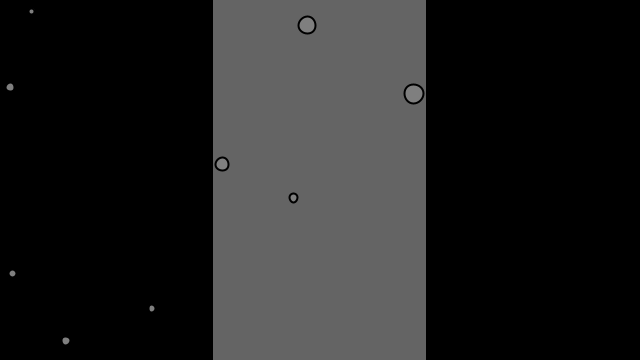
Frame 1 (no input)
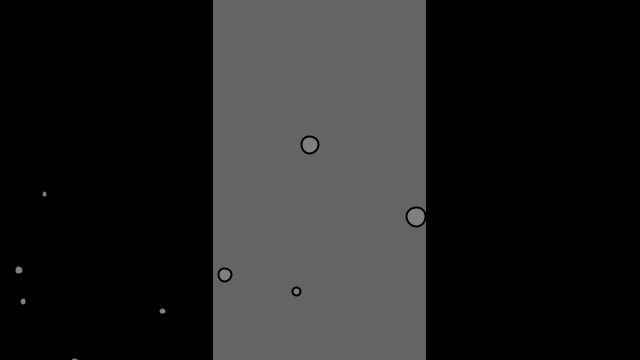
Frame 60 (the mouse pressed at the canvas centre just before this capture)
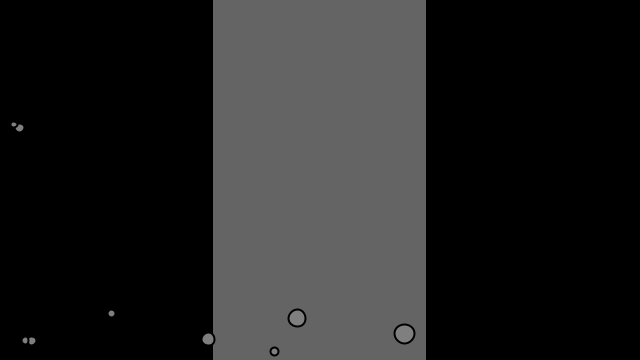
Frame 120 (the mouse held since frame 60 and released just before this capture)

The Processing sketch that drew these frames (run headless with seeded random() and noise(); from frame 60 on, the mouse is pressed at the canvas centre):

// Processing sketch: Fluid_Resistance
// ── Fluid_Resistance.pde
Mover[] movers = new Mover[10];
Liquid liquid;
float xoff, yoff, w, m, coef;

void setup(){
  
  size(640,360);
  for(int i = 0; i < 10; i++) {
  movers[i] = new Mover();
  }
  xoff = 0;
  liquid = new Liquid(width/3, 0, width/3, height, 0.1);
}

void draw(){
  
  background(0);
  
  liquid.display();
  
  PVector wind = new PVector(map(noise(xoff), 0, 1, -0.5, 0.5), 0);
  
  for(int i = 0; i < movers.length; i++){
    
    if(movers[i].isInsideLiquid(liquid)){
      movers[i].drag(liquid);
    }
    
    m = movers[i].mass;
    PVector gravity = new PVector(0,0.1 * m);
    
    movers[i].applyForce(wind);
    movers[i].applyForce(gravity);
    
    movers[i].update();
    movers[i].display();
    movers[i].checkEdges();
  }   
    xoff += 0.01;
    yoff += 0.01;
}



// ── Liquid.pde
class Liquid {
  float x, y, w, h;
  
  float c;
  
  Liquid(float x_, float y_, float w_, float h_, float c_) {
  x = x_;
  y = y_;
  w = w_;
  h = h_;
  c = c_;
  }
  
  void display(){
    noStroke();
    fill(100);
    rect(x, y, w, h);
  }
}

// ── Mover.pde
class Mover {

  PVector location;
  PVector velocity;
  PVector acceleration;
  float mass;

  Mover() {
    location = new PVector(random(width),random(height));
    velocity = new PVector(0,0);
    acceleration = new PVector(0,0);
    mass = random(1,10);
  }
  
  void applyForce(PVector force) {
    PVector f = PVector.div(force,mass);
    acceleration.add(f);
  }
  
  void update() {
    velocity.add(acceleration);
    location.add(velocity);
    acceleration.mult(0);
  }

  void display() {
    stroke(0);
    strokeWeight(2);
    fill(127);
    ellipse(location.x,location.y, mass*2, mass*2);
  }

  void checkEdges() {

    if (location.x > width) {
      location.x = width;
      velocity.x *= -1;
    } else if (location.x < 0) {
      velocity.x *= -1;
      location.x = 0;
    }

    if (location.y > height) {
      velocity.y *= -1;
      location.y = height;
    }

  }
  
  boolean isInsideLiquid(Liquid liquid){
    if(location.x > liquid.x && location.x < (liquid.w + liquid.x) && location.y > liquid.y && location.y < liquid.y + liquid.h){
      return true;
    } else {
      return false;
    }
  }
  
  void drag(Liquid liquid){
    
    float speed = velocity.mag();
    float dragMag = speed * speed * liquid.c;
    
    PVector drag = velocity.get();
    drag.mult(-1);
    drag.normalize();
    drag.mult(dragMag);
    
    applyForce(drag);
  }
}
